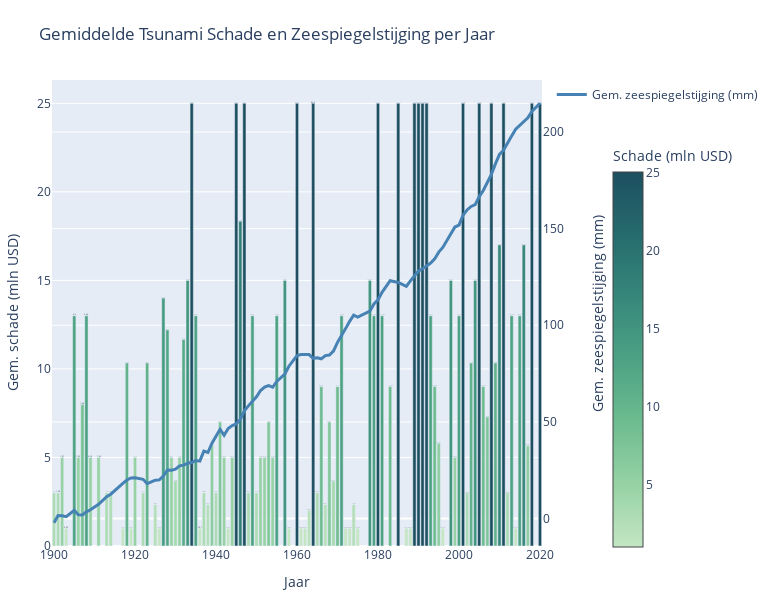

Notebook source saved alongside this figure:
### Markdown cell above
Op de wereldkaart is te zien dat de zwaarst getroffen gebieden zich vooral bevinden in kustregio’s zoals Zuidoost-Azië. Deze gebieden zijn vaak laaggelegen, dichtbevolkt en economisch kwetsbaar. Juist in zulke regio’s kan een relatief kleine verandering in zeeniveau grote gevolgen hebben (Kornei & Kornei, 2022). De kaart laat zien dat waar dit risico het grootst is, de schade ook het meest geconcentreerd voorkomt. Naarmate de zeespiegel stijgt, en de jaren toenemen, wordt de schade van tsunami's (in USD) steeds hoger.
Ook in Plot 3 wordt duidelijk hoe de financiële schade van tsunami’s door de jaren heen is toegenomen. In deze visualisatie zijn de jaarlijkse schadebedragen in USD weergegeven, waarbij opvalt dat vooral in de meer recente jaren de economische impact aanzienlijk hoger ligt. De extreem hoge schadebedragen van de tsunami’s in 2004 en 2011 zijn uit de grafiek verwijderd, omdat deze uitschieters de schaal zo beïnvloedden dat de overige gegevens minder goed zichtbaar werden.

### Code cell
import pandas as pd
import numpy as np
import plotly.graph_objects as go
import re

# ------- 1. Parser voor schadebedragen -------
def parse_damage(val):
    if pd.isna(val):
        return np.nan
    val = val.upper().strip()

    if 'BILLION' in val or 'B' in val:
        nums = re.findall(r'\d+\.?\d*', val)
        if nums:
            return float(nums[0]) * 1000
    elif 'MILLION' in val or 'M' in val:
        nums = re.findall(r'\d+\.?\d*', val)
        if nums:
            return float(nums[0])
    elif 'LIMITED' in val or 'LIITED' in val or '<$1' in val:
        return 0.5
    else:
        nums = re.findall(r'\d+\.?\d*', val)
        if nums:
            return float(nums[0])

    return np.nan

# ------- 2. Kolommen hernoemen & schade omzetten -------
merged = merged.rename(columns={
    'year': 'YEAR',
    'mmfrom1993-2008average': 'Sea_Level_Change_mm'
})

merged['Estimated_Damage_MillionUSD'] = merged['DAMAGE_TOTAL_DESCRIPTION'].apply(parse_damage)

# ------- 3. Gemiddelden per jaar berekenen -------
bubble_data = merged.groupby('YEAR').agg({
    'Sea_Level_Change_mm': 'mean',
    'Estimated_Damage_MillionUSD': 'mean',
    'DAMAGE_TOTAL_DESCRIPTION': 'count'
}).reset_index().rename(columns={'DAMAGE_TOTAL_DESCRIPTION': 'Tsunami_Count'})

# Filter voor geldige waarden en max schade 15 miljoen
bubble_data = bubble_data.dropna(subset=['Sea_Level_Change_mm', 'Estimated_Damage_MillionUSD'])
bubble_data = bubble_data[bubble_data['Estimated_Damage_MillionUSD'] <= 100]

# ------- 4. Plot met bar (schade) + lijn (zeespiegel) -------
fig = go.Figure()

# Bar voor schade met aangepaste hover info én verplaatste colorbar
fig.add_trace(go.Bar(
    x=bubble_data['YEAR'],
    y=bubble_data['Estimated_Damage_MillionUSD'],
    name='',
    showlegend=False,
    marker=dict(
        color=bubble_data['Estimated_Damage_MillionUSD'],
        colorscale='blugrn',
        colorbar=dict(
            title='Schade (mln USD)',
            x=1.125,            # Iets naar rechts verplaatst
            y=0.425,             # Iets naar beneden (midden van de grafiek)
            xanchor='left',
            yanchor='middle',
            len=0.9           # Korte schaalbalk
        ),
        showscale=True
    ),
    hovertemplate=
        '<b>Jaar:</b> %{x}<br>'+
        '<b>Gem. schade:</b> %{y:.2f} mln USD<br>'+
        '<b>Aantal tsunami’s:</b> %{customdata}<br>'+
        '<b>Gem. zeespiegelstijging:</b> %{text:.2f} mm<br>',
    customdata=bubble_data['Tsunami_Count'],
    text=bubble_data['Sea_Level_Change_mm'],
))


# Lijn voor zeespiegel zonder markers, met eigen y-as
fig.add_trace(go.Scatter(
    x=bubble_data['YEAR'],
    y=bubble_data['Sea_Level_Change_mm'],
    name='Gem. zeespiegelstijging (mm)',
    yaxis='y2',
    mode='lines',  # alleen lijn, geen markers
    line=dict(color='steelblue', width=3),
    hoverinfo='none'  # hover info via bar, dus hier niet nodig
))

# Layout met twee y-assen
fig.update_layout(
    title='Gemiddelde Tsunami Schade en Zeespiegelstijging per Jaar',
    xaxis=dict(title='Jaar'),
    yaxis=dict(
        title='Gem. schade (mln USD)',
        rangemode='tozero'
    ),
yaxis2=dict(
    title='Gem. zeespiegelstijging (mm)',
    overlaying='y',
    side='right',
    rangemode='tozero',
    title_font=dict(
        size=14,
    ),
    title_standoff=30
),

    height=600,
    width=775,
    margin=dict(l=50, r=70, t=80, b=50)
)

fig.show()

### Figure 1 — Plotly figure (JSON) as saved in the notebook; plotly's stock layout.template omitted (floating-point values rounded to 4 significant figures)
{"data": [{"customdata": [2, 2, 1, 1, 2, 2, 4, 2, 2, 2, 2, 4, 3, 3, 1, 1, 2, 3, 3, 1, 4, 5, 2, 3, 1, 3, 2, 1, 2, 1, 2, 3, 6, 2, 4, 1, 1, 1, 1, 3, 1, 2, 2, 2, 1, 1, 4, 1, 2, 2, 2, 2, 1, 2, 4, 2, 4, 3, 3, 6, 3, 3, 2, 1, 1, 3, 1, 2, 5, 1, 2, 3, 2, 1, 1, 1, 1, 1, 2, 2, 3, 5, 3, 2, 1, 2, 2, 4, 3, 2, 1, 3, 7, 1, 3, 3, 1, 4, 2, 1, 2, 3, 6, 3, 1], "hovertemplate": "<b>Jaar:</b> %{x}<br><b>Gem. schade:</b> %{y:.2f} mln USD<br><b>Aantal tsunami’s:</b> %{customdata}<br><b>Gem. zeespiegelstijging:</b> %{text:.2f} mm<br>", "marker": {"color": [3.0, 3.0, 5.0, 1.0, 13.0, 5.0, 8.0, 13.0, 5.0, 5.0, 3.0, 3.0, 1.0, 10.33, 1.0, 5.0, 3.0, 10.33, 2.333, 1.0, 14.0, 12.2, 5.0, 3.667, 5.0, 11.67, 15.0, 25.0, 13.0, 1.0, 3.0, 2.333, 5.667, 3.0, 7.0, 5.0, 1.0, 5.0, 25.0, 18.33, 25.0, 3.0, 13.0, 3.0, 5.0, 5.0, 7.0, 5.0, 13.0, 15.0, 1.0, 25.0, 1.0, 1.0, 2.0, 25.0, 3.0, 9.0, 2.333, 7.0, 3.667, 9.0, 13.0, 1.0, 1.0, 2.333, 1.0, 15.0, 13.0, 25.0, 13.0, 9.0, 25.0, 1.0, 1.0, 25.0, 25.0, 25.0, 25.0, 13.0, 9.0, 5.8, 1.0, 15.0, 5.0, 13.0, 25.0, 3.0, 10.33, 15.0, 25.0, 9.0, 7.286, 25.0, 10.33, 17.0, 25.0, 3.0, 13.0, 1.0, 13.0, 17.0, 5.667, 25.0, 25.0], "colorbar": {"len": 0.9, "title": {"text": "Schade (mln USD)"}, "x": 1.125, "xanchor": "left", "y": 0.425, "yanchor": "middle"}, "colorscale": [[0, "rgb(196, 230, 195)"], [0.1667, "rgb(150, 210, 164)"], [0.3333, "rgb(109, 188, 144)"], [0.5, "rgb(77, 162, 132)"], [0.6667, "rgb(54, 135, 122)"], [0.8333, "rgb(38, 107, 110)"], [1, "rgb(29, 79, 96)"]], "showscale": true}, "name": "", "showlegend": false, "text": [-2.17, 1.58, 1.47, 0.99, 4.2, 1.95, 1.84, 3.46, 4.55, 7.36, 11.27, 12.59, 18.17, 19.92, 20.97, 21.13, 20.27, 18.01, 19.85, 19.98, 21.96, 25.07, 24.97, 25.49, 27.27, 27.62, 28.57, 28.96, 30.01, 29.7, 34.87, 34.17, 38.98, 42.67, 46.17, 43.08, 46.53, 48.14, 48.94, 51.38, 55.69, 58.29, 60.36, 62.95, 66.25, 67.99, 68.79, 67.93, 70.92, 74.71, 78.82, 84.29, 84.89, 84.73, 84.85, 82.9, 83.22, 82.64, 84.31, 84.63, 86.63, 91.17, 94.39, 98.27, 102.0, 105.2, 104.2, 107.3, 111.0, 113.2, 117.1, 123.1, 122.2, 120.2, 123.0, 125.5, 128.1, 129.3, 130.7, 132.2, 134.3, 137.9, 140.2, 147.5, 150.8, 151.8, 156.9, 159.7, 161.5, 162.5, 166.6, 169.8, 173.8, 178.1, 183.5, 188.4, 190.6, 194.6, 198.0, 201.5, 203.5, 205.9, 207.4, 210.6, 214.9], "type": "bar", "x": [1900, 1901, 1902, 1903, 1905, 1906, 1907, 1908, 1909, 1911, 1913, 1914, 1917, 1918, 1919, 1920, 1922, 1923, 1925, 1926, 1927, 1928, 1929, 1930, 1931, 1932, 1933, 1934, 1935, 1936, 1937, 1938, 1939, 1940, 1941, 1942, 1943, 1944, 1945, 1946, 1947, 1948, 1949, 1950, 1951, 1952, 1953, 1954, 1955, 1957, 1958, 1960, 1961, 1962, 1963, 1964, 1965, 1966, 1967, 1968, 1969, 1970, 1971, 1972, 1973, 1974, 1975, 1978, 1979, 1980, 1981, 1983, 1985, 1987, 1988, 1989, 1990, 1991, 1992, 1993, 1994, 1995, 1996, 1998, 1999, 2000, 2001, 2002, 2003, 2004, 2005, 2006, 2007, 2008, 2009, 2010, 2011, 2012, 2013, 2014, 2015, 2016, 2017, 2018, 2020], "y": [3.0, 3.0, 5.0, 1.0, 13.0, 5.0, 8.0, 13.0, 5.0, 5.0, 3.0, 3.0, 1.0, 10.33, 1.0, 5.0, 3.0, 10.33, 2.333, 1.0, 14.0, 12.2, 5.0, 3.667, 5.0, 11.67, 15.0, 25.0, 13.0, 1.0, 3.0, 2.333, 5.667, 3.0, 7.0, 5.0, 1.0, 5.0, 25.0, 18.33, 25.0, 3.0, 13.0, 3.0, 5.0, 5.0, 7.0, 5.0, 13.0, 15.0, 1.0, 25.0, 1.0, 1.0, 2.0, 25.0, 3.0, 9.0, 2.333, 7.0, 3.667, 9.0, 13.0, 1.0, 1.0, 2.333, 1.0, 15.0, 13.0, 25.0, 13.0, 9.0, 25.0, 1.0, 1.0, 25.0, 25.0, 25.0, 25.0, 13.0, 9.0, 5.8, 1.0, 15.0, 5.0, 13.0, 25.0, 3.0, 10.33, 15.0, 25.0, 9.0, 7.286, 25.0, 10.33, 17.0, 25.0, 3.0, 13.0, 1.0, 13.0, 17.0, 5.667, 25.0, 25.0]}, {"hoverinfo": "none", "line": {"color": "steelblue", "width": 3}, "mode": "lines", "name": "Gem. zeespiegelstijging (mm)", "type": "scatter", "x": [1900, 1901, 1902, 1903, 1905, 1906, 1907, 1908, 1909, 1911, 1913, 1914, 1917, 1918, 1919, 1920, 1922, 1923, 1925, 1926, 1927, 1928, 1929, 1930, 1931, 1932, 1933, 1934, 1935, 1936, 1937, 1938, 1939, 1940, 1941, 1942, 1943, 1944, 1945, 1946, 1947, 1948, 1949, 1950, 1951, 1952, 1953, 1954, 1955, 1957, 1958, 1960, 1961, 1962, 1963, 1964, 1965, 1966, 1967, 1968, 1969, 1970, 1971, 1972, 1973, 1974, 1975, 1978, 1979, 1980, 1981, 1983, 1985, 1987, 1988, 1989, 1990, 1991, 1992, 1993, 1994, 1995, 1996, 1998, 1999, 2000, 2001, 2002, 2003, 2004, 2005, 2006, 2007, 2008, 2009, 2010, 2011, 2012, 2013, 2014, 2015, 2016, 2017, 2018, 2020], "y": [-2.17, 1.58, 1.47, 0.99, 4.2, 1.95, 1.84, 3.46, 4.55, 7.36, 11.27, 12.59, 18.17, 19.92, 20.97, 21.13, 20.27, 18.01, 19.85, 19.98, 21.96, 25.07, 24.97, 25.49, 27.27, 27.62, 28.57, 28.96, 30.01, 29.7, 34.87, 34.17, 38.98, 42.67, 46.17, 43.08, 46.53, 48.14, 48.94, 51.38, 55.69, 58.29, 60.36, 62.95, 66.25, 67.99, 68.79, 67.93, 70.92, 74.71, 78.82, 84.29, 84.89, 84.73, 84.85, 82.9, 83.22, 82.64, 84.31, 84.63, 86.63, 91.17, 94.39, 98.27, 102.0, 105.2, 104.2, 107.3, 111.0, 113.2, 117.1, 123.1, 122.2, 120.2, 123.0, 125.5, 128.1, 129.3, 130.7, 132.2, 134.3, 137.9, 140.2, 147.5, 150.8, 151.8, 156.9, 159.7, 161.5, 162.5, 166.6, 169.8, 173.8, 178.1, 183.5, 188.4, 190.6, 194.6, 198.0, 201.5, 203.5, 205.9, 207.4, 210.6, 214.9], "yaxis": "y2"}], "layout": {"height": 600, "margin": {"b": 50, "l": 50, "r": 70, "t": 80}, "title": {"text": "Gemiddelde Tsunami Schade en Zeespiegelstijging per Jaar"}, "width": 775, "xaxis": {"title": {"text": "Jaar"}}, "yaxis": {"rangemode": "tozero", "title": {"text": "Gem. schade (mln USD)"}}, "yaxis2": {"overlaying": "y", "rangemode": "tozero", "side": "right", "title": {"font": {"size": 14}, "standoff": 30, "text": "Gem. zeespiegelstijging (mm)"}}}}
